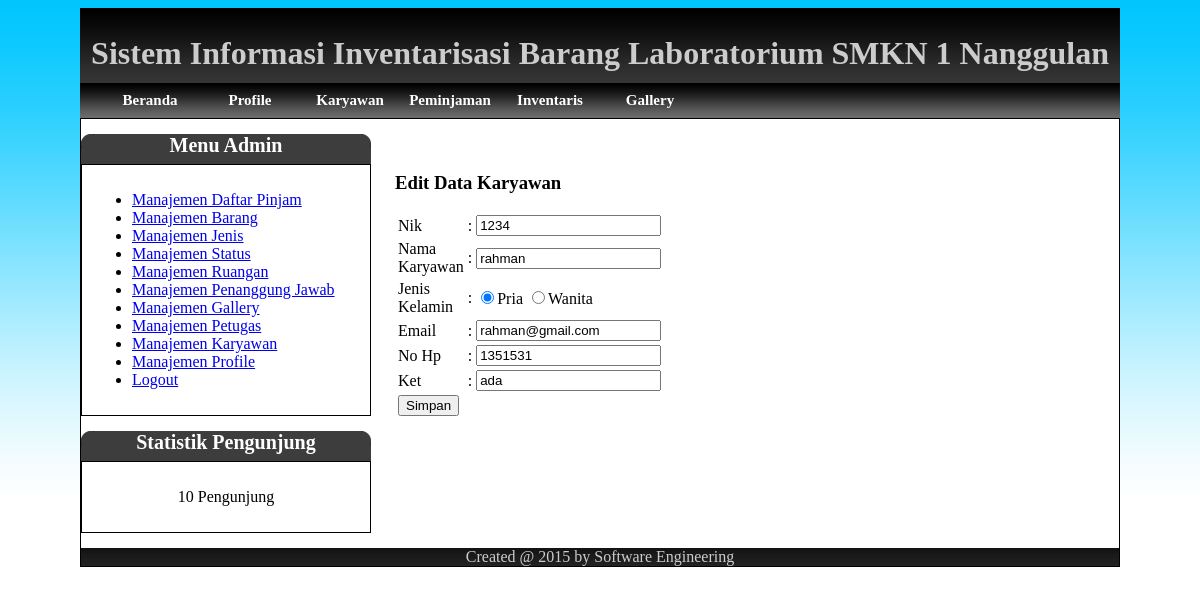
Screenshot of /karyawan_edit.php?id=1234 (signed in) with the database file from the repository.
### tables this page shows
CREATE TABLE IF NOT EXISTS `tb_karyawan` (
`nik` int(10) NOT NULL,
  `nama` varchar(25) NOT NULL,
  `jk` enum('pria','wanita') NOT NULL,
  `email` varchar(25) NOT NULL,
  `nohp` varchar(12) NOT NULL,
  `ket` text NOT NULL
);

### karyawan_edit.php (the view, shortened to what this page needs)
<?php
include('header.php');
if($_GET && !$_POST)
{
	$id = $_GET['id'];
	$sql	= "SELECT * FROM tb_karyawan WHERE nik='$id'";
	$query	= mysql_query($sql) or die(mysql_error());
	$hasil	= mysql_fetch_array($query) or die(mysql_error());
}
?>
<?php include('sidebox.php'); ?>
<h3> Edit Data Karyawan</h3>
<form method="post" action="">
  <table width="200" border="0">
    <tr>
      <td>Nik</td>
      <td>:</td>
      <td><label>
        <input name="nik" type="text" id="nik" value="<?php echo $hasil['nik']; ?>" />
      </label></td>
    </tr>
	  <tr>
      <td>Nama Karyawan</td>
      <td>:</td>
      <td><label>
        <input name="nama" type="text" id="nama" value="<?php echo $hasil['nama']; ?>" />
      </label></td>
    </tr>
	   <td>Jenis Kelamin</td>
				<td align="center">:</td>
   			   <td> <input name="jk" type="radio" value="pria"
  			    <?php if($hasil['jk']=="pria")
				  print("checked");?>>Pria
 			     <input name="jk" type="radio" value="wanita"
  			    <?php if($hasil['jk']=="wanita")
				  print("checked");?>>Wanita
  			    </td>
	  <tr>
      <td>Email</td>
      <td>:</td>
      <td><label>
        <input name="email" type="text" id="email" value="<?php echo $hasil['email']; ?>" />
      </label></td>
    </tr>
	  <tr>
      <td>No Hp</td>
      <td>:</td>
      <td><label>
        <input name="nohp" type="text" id="no_hp" value="<?php echo $hasil['nohp']; ?>" />
      </label></td>
    </tr>
	  <tr>
      <td>Ket</td>
      <td>:</td>
      <td><label>
        <input name="ket" type="text" id="ket" value="<?php echo $hasil['ket']; ?>" />
      </label></td>
    </tr>
    <tr>
      <td><label>
        <input type="submit" name="Submit" value="Simpan" />
      </label></td>
      <td>&nbsp;</td>
      <td><input name="id" type="hidden" id="id" value="<?php echo $hasil['nik']; ?>"></td>
    </tr>
  </table>
</form>
<?php include('footer.php'); ?>

### style/style.css (style rules this page uses)
body { background:url(images/bg_body.jpg) repeat-x; }

### rows the page displays
tb_karyawan: nik "1234", nama "rahman", jk "☑", email "rahman@gmail.com", nohp "1351531", ket "ada"
